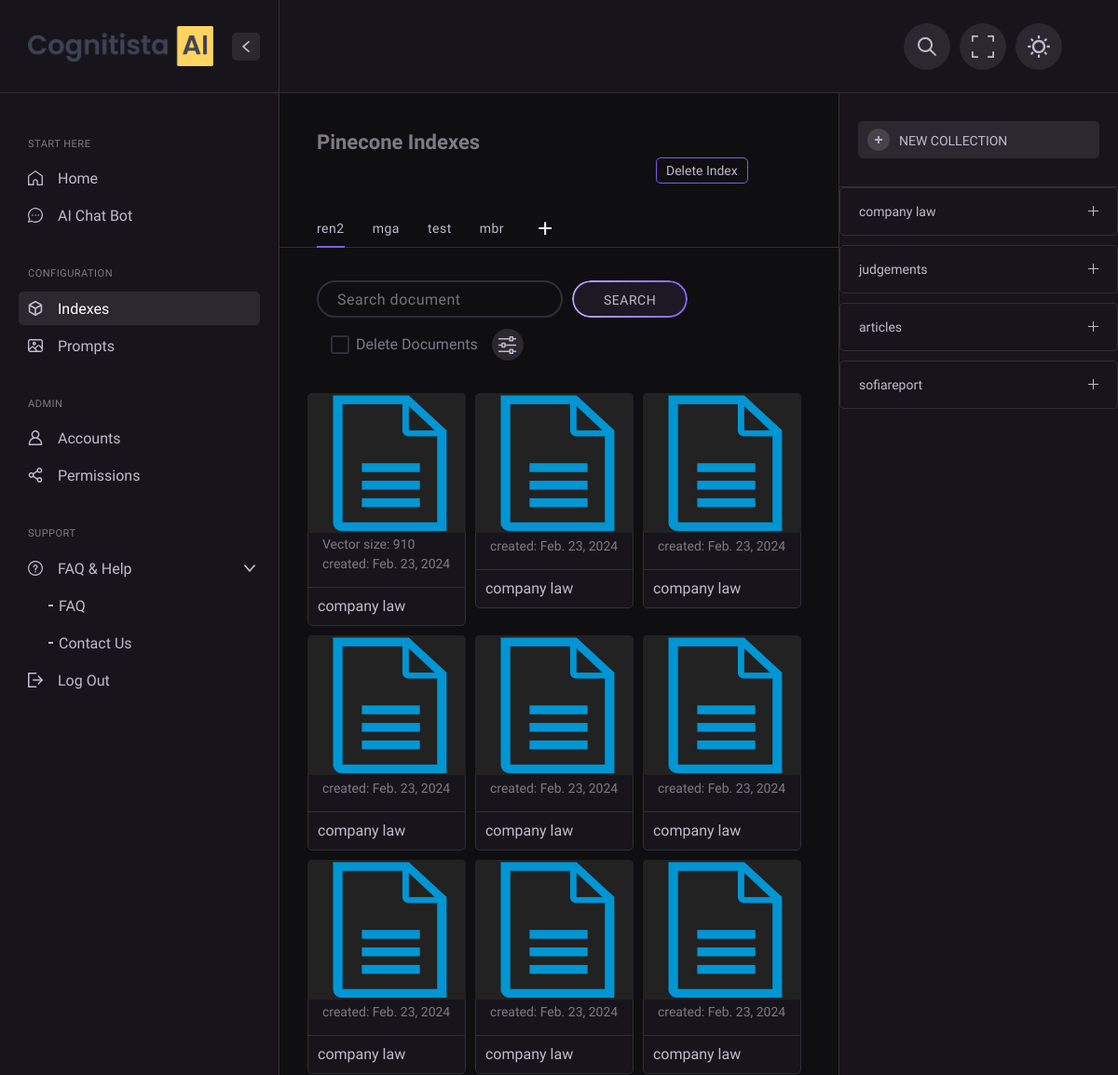
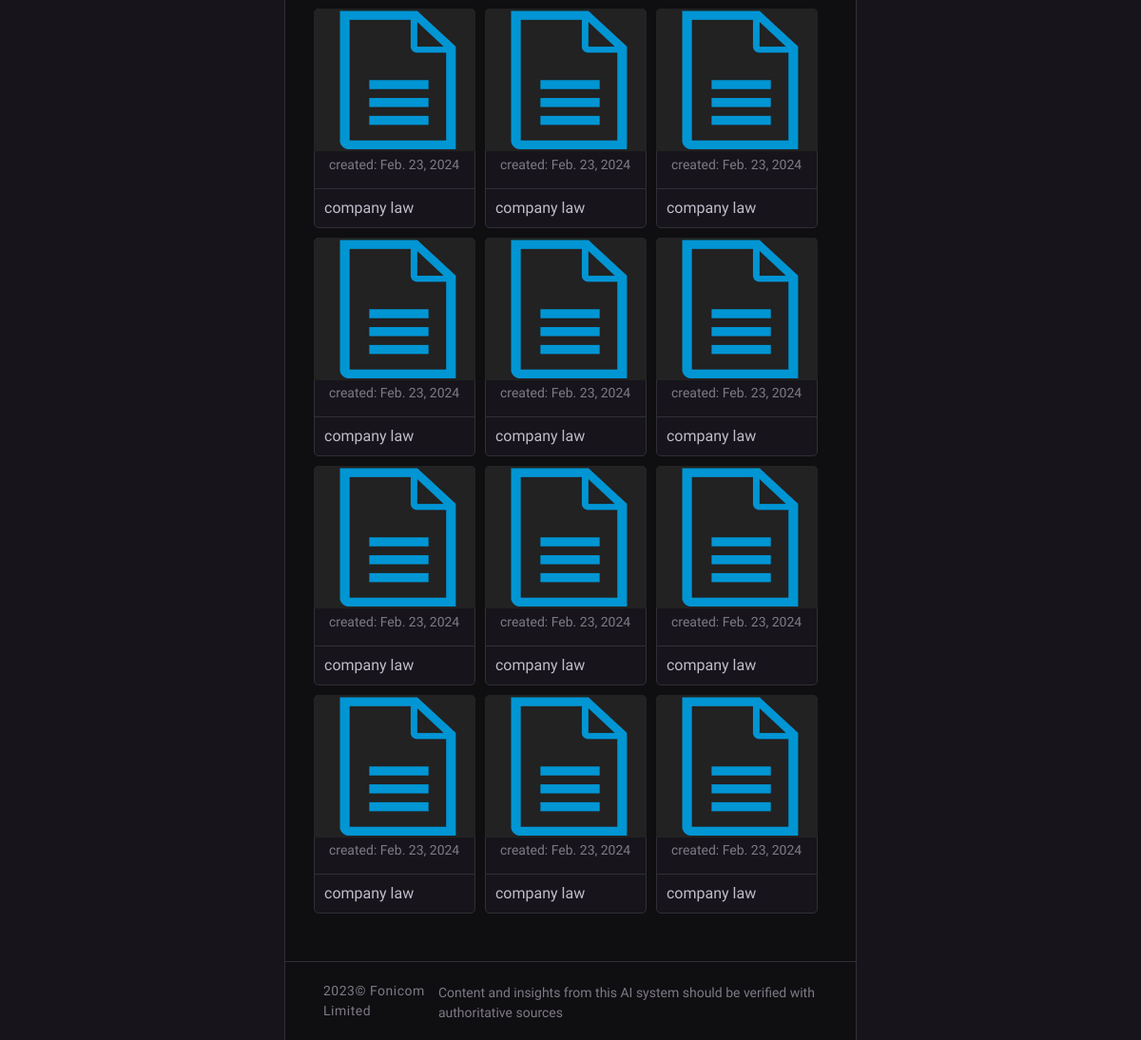
The app's page /index (signed in), older data (2 pictures, top to bottom).
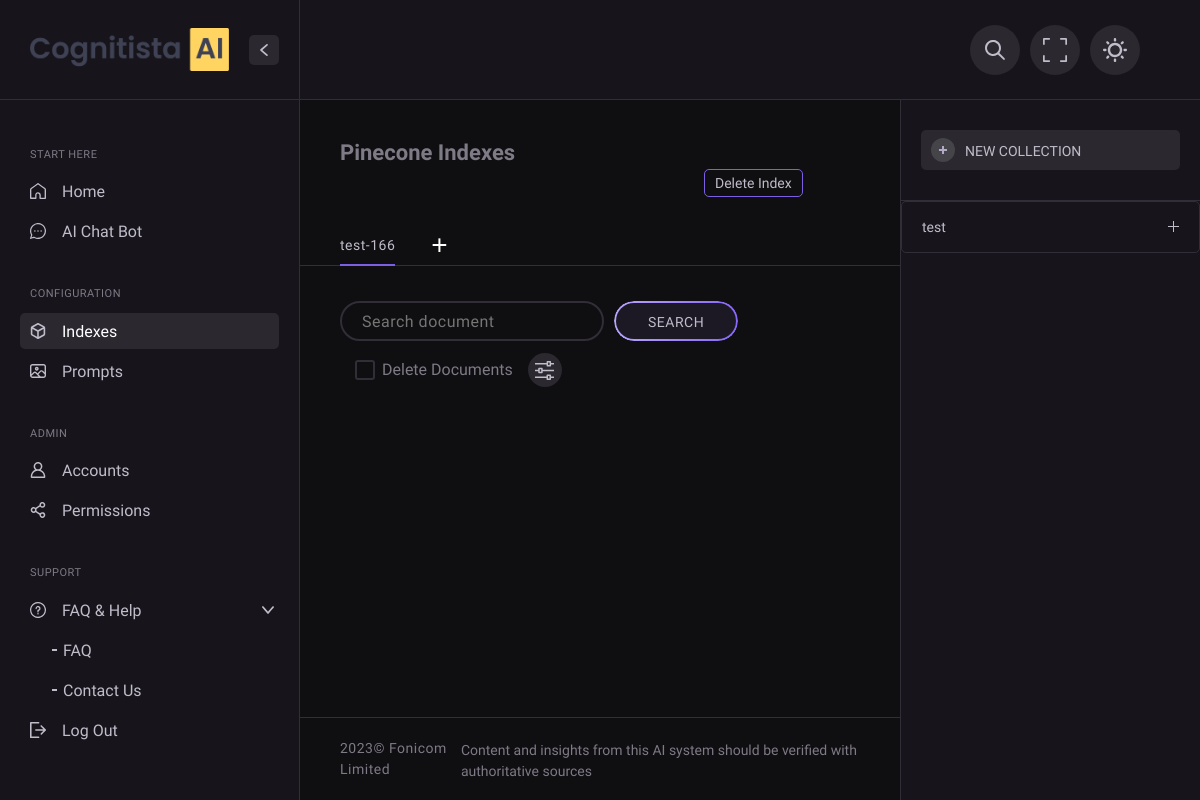
The same page, newer data.
### main/models.py (models this page shows)
class indexmodel(models.Model):
    index_name = models.CharField(max_length=50)
    model = models.CharField(max_length=30)
    created_at = models.DateTimeField(auto_now_add=True)

class filemodel(models.Model):
    file = models.FileField(upload_to='uploads/')
    index_name = models.CharField(max_length=50)
    collection_name = models.CharField(max_length=50)
    file_name = models.CharField(max_length=50)
    size = models.IntegerField(default=0)
    created_at = models.DateField(auto_now_add=True)
    uploaded_name = models.CharField(max_length=50)
    class Meta:
        indexes = [
            models.Index(fields=['index_name']),
        ]

class collection(models.Model):
    index_name = models.CharField(max_length=50)
    collection_name = models.CharField(max_length=50)
    chunk_size = models.IntegerField(default=1000)
    overlap = models.IntegerField(default=200)
    created_at = models.DateField(auto_now_add=True)
    updated_at = models.DateField(auto_now=True)

### main/views.py (the view)
# urls.py: path('index', views.index, name="index"),
@login_required(login_url="/accounts/signin/")
def index(request):
    email = request.user.email
    index_list = []
    indexes = indexmodel.objects.all()
    for index in indexes:
        index_list.append(index.index_name)
    try:
        selected_index = index_list[0]
    except:
        selected_index = ""
    collections = []
    documents = []
    collection_list = collection.objects.filter(index_name = selected_index)
    document_list = filemodel.objects.filter(index_name = selected_index)
    for col in collection_list:
        collections.append({'id': col.id, 'name': col.collection_name})
    print("Length of Documents =>", len(document_list))
    for order, doc in enumerate(document_list):
        if order <= 20:
            filename = doc.file_name[:-4]
            if len(filename) > 24:
                filename = filename[:24] + "..."
            documents.append({'id': doc.id, 'index':index, 'collection': doc.collection_name, 'name': filename, 'created_at': doc.created_at, 'size': doc.size})
        else:
            break
    eindex_list = index_list[1:]
    data = {'collections': collections, 'documents': documents, "index_list": eindex_list, "selected_index": selected_index, 'aindex_list': index_list, 'is_admin': check_admin(email)}
    return render(request, 'index_config.html', data)

### main/views.py (called while the page is built)
def check_admin(email):
    status = False
    if User.objects.get(email=email).is_staff:
        status = True
    return status

### main/templates/index_config.html (shortened to what this page needs)
{% load static %}
<!DOCTYPE html>
<html lang="en">
<head>
	<link type="text/css" rel="stylesheet" href="{% static 'css/plugins.css' %}" />
	<link type="text/css" rel="stylesheet" href="{% static 'css/style.css' %}" />
	<link rel="stylesheet" href="https://cdnjs.cloudflare.com/ajax/libs/font-awesome/4.7.0/css/font-awesome.min.css">
</head>
<body>
	<div class="techwave_fn_wrapper fn__has_sidebar">
		<div class="techwave_fn_wrap">
			<header class="techwave_fn_header">
				<div class="header__right">
					<div class="fn__nav_bar">
						<div class="bar__item bar__item_search">
							<a href="#" class="item_opener">
							</a>
						</div>
						<div class="bar__item bar__item_fullscreen">
							<a href="#" class="item_opener">
							</a>
						</div>
						<div class="bar__item bar__item_skin">
							<a href="#" class="item_opener">
							</a>
						</div>
					</div>
				</div>
			</header>
			<div class="techwave_fn_leftpanel">
				<div class="leftpanel_logo">
					<a href="{% url 'home' %}" class="fn_logo">
						<span class="full_logo">
							<img src="{% static 'img/logo-desktop-full.png' %}" alt="" class="desktop_logo">
						</span>
					</a>
					<a href="#" class="fn__closer fn__icon_button desktop_closer">
					</a>
				</div>
				<div class="leftpanel_content">
					<div class="nav_group">
						<h2 class="group__title">Start Here</h2>
						<ul class="group__list">
							<li>
								<a href="{% url 'home' %}" class="fn__tooltip menu__item" data-position="right"
									title="Home">
									<span class="icon"><img src="{% static 'svg/home.svg' %}" alt=""
											class="fn__svg"></span>
									<span class="text">Home</span>
								</a>
							</li>
							<li>
								<a href="{% url 'chatbot' %}" class="fn__tooltip menu__item" data-position="right"
									title="AI Chat Bot">
									<span class="icon"><img src="{% static 'svg/chat.svg' %}" alt=""
											class="fn__svg"></span>
									<span class="text">AI Chat Bot</span>
								</a>
							</li>
						</ul>
					</div>
					<div class="nav_group">
						<h2 class="group__title">Configuration</h2>
						<ul class="group__list">
							<li>
								<a href="{% url 'index' %}" class="fn__tooltip active menu__item" data-position="right"
									title="Index Configuration">
									<span class="icon"><img src="{% static 'svg/cube.svg' %}" alt=""
											class="fn__svg"></span>
									<span class="text">Indexes</span>
								</a>
							</li>
							<li>
								<a href="{% url 'prompt' %}" class="fn__tooltip menu__item" data-position="right"
									title="Prompt Configuration">
									<span class="icon"><img src="{% static 'svg/image.svg' %}" alt=""
											class="fn__svg"></span>
									<span class="text">Prompts</span>
								</a>
							</li>
						</ul>
					</div>
					<div class="nav_group">
						<h2 class="group__title">Admin</h2>
						<ul class="group__list">
							<li>
								<a href="{% url 'accounts' %}" class="fn__tooltip menu__item" data-position="right"
									title="Accounts">
									<span class="icon"><img src="{% static 'svg/person.svg' %}" alt=""
											class="fn__svg"></span>
									<span class="text">Accounts</span>
								</a>
							</li>
							<li>
								<a href="{% url 'permission' %}" class="fn__tooltip menu__item" data-position="right"
									title="Accounts">
									<span class="icon"><img src="{% static 'svg/share.svg' %}" alt=""
											class="fn__svg"></span>
									<span class="text">Permissions</span>
								</a>
							</li>
						</ul>
					</div>
					<div class="nav_group">
						<h2 class="group__title">Support</h2>
						<ul class="group__list">
							<li class="menu-item-has-children">
								<a href="video-generation.html" class="fn__tooltip menu__item" title="FAQ &amp; Help"
									data-position="right">
									<span class="icon"><img src="{% static 'svg/question.svg' %}" alt=""
											class="fn__svg"></span>
									<span class="text">FAQ &amp; Help</span>
									<span class="trigger"><img src="{% static 'svg/arrow.svg' %}" alt=""
											class="fn__svg"></span>
								</a>
								<ul class="sub-menu">
									<li>
										<a href="{% url 'faq' %}"><span class="text">FAQ</span></a>
									</li>
									<li>
										<a href="https://www.fonicom.com/contact_us/" target="_blank"><span
												class="text">Contact Us</span></a>
									</li>
								</ul>
							</li>
							<li>
								<a href="{% url 'signout' %}" class="fn__tooltip menu__item" data-position="right"
									title="Log Out">
									<span class="icon"><img src="{% static 'svg/logout.svg' %}" alt=""
											class="fn__svg"></span>
									<span class="text">Log Out</span>
								</a>
							</li>
						</ul>
					</div>
				</div>
			</div>
			<div class="techwave_fn_content">
				<div class="techwave_fn_image_generation_page">
					<div class="generation__page">
						<div class="techwave_fn_page">
							<div class="techwave_fn_models_page">
								<div class="fn__title_holder">
									<div class="container">
										<span class="title">Pinecone Indexes</span>
										<span class="fn__delete_index"><button class="fn__delete_but">Delete
												Index</button></span>
									</div>
								</div>
								<div class="techwave_fn_models">
									<div class="fn__tabs">
										<div class="container">
											<div class="tab_in">
												<a name="{{selected_index}}" class="active"
													id="index_tab">{{selected_index}}</a>
												{% for index in index_list %}
												<a name="{{index}}" id="index_tab">{{index}}</a>
												{% endfor %}
												<button class="techwave_create_index_but">&plus;</button>
											</div>
										</div>
									</div>
									<div class="container">
										<div class="models__filter">
											<div class="filter__left">
												<div class="filter__search">
													<input type="text" placeholder="Search document">
													<a href="#" class="techwave_fn_button"><span>Search</span></a>
												</div>
											</div>
											<div class="filter__right">
												<div class="filter__select" style="margin: 7px 10px 0px 15px;">
													<label class="fn__checkbox">
														<input type="checkbox">Delete Documents
														<span class="checkmark"></span>
													</label>
													<a href="#" class="indexSidebar-trigger">
													</a>
												</div>
											</div>
										</div>
									</div>
									<div class="container">
										<div class="models__content">
											<div class="models__results">
												<div class="fn__tabs_content">
													<div id="tab1" class="tab__item active">
														<ul class="fn__model_items">
															{% for document in documents %}
															<li class="fn__model_item">
																<div class="item" id="{{ document.id }}">
																	<div class="img">
																		<img src="{% static 'img/models/1.jpg' %}"
																			alt="">
																	</div>
																	<div class="item__info">
																		<h3 class="title">{{ document.name }}</h3>
																		<p class="desc">
																			Vector size: {{ document.size }} <br>
																			created: {{ document.created_at }} <br>
																		</p>
																	</div>
																	<div class="item__collection">
																		{{ document.collection }}
																	</div>
																</div>
															</li>
															{% endfor %}
														</ul>
													</div>
												</div>
											</div>
										</div>
									</div>
								</div>
							</div>
						</div>
					</div>
					<div class="generation__sidebar" style="overflow: auto;">
						<div class="sidebar_model">
							<a href="#" id="addCollectionBtn" class="fn__new_chat_link">
								<span class="icon"></span>
								<span class="text">New Collection</span>
							</a>
						</div>
						<div class="sidebar_content">
							<div class="chat__group">
								<div class="techwave_fn_accordion small collection__list" data-type="accordion">
									{% for collection in collections %}
									<div class="acc__item" id="{{collection.id}}">
										<div class="acc__header">
											<h6 class="acc__title">{{collection.name}}</h6>
										</div>
									</div>
									{% endfor %}
								</div>
							</div>
						</div>
					</div>
				</div>
				<footer class="techwave_fn_footer">
					<div class="techwave_fn_footer_content">
						<div class="copyright">
							<p>2023© Fonicom Limited</p>
						</div>
						<div class="menu_items">
							Content and insights from this AI system should be verified with authoritative
							sources
						</div>
					</div>
				</footer>
			</div>
		</div>
	</div>
</body>
</html>

### main/static/css/plugins.css (style rules this page uses)
a,abbr,acronym,address,applet,b,big,blockquote,body,caption,center,cite,code,dd,del,dfn,div,dl,dt,em,fieldset,font,form,h1,h2,h3,h4,h5,h6,html,i,iframe,ins,kbd,label,legend,li,object,ol,p,pre,q,s,samp,small,span,strike,strong,sub,sup,table,tbody,td,tfoot,th,thead,tr,tt,u,ul,var { background:0 0; border:0; margin:0; padding:0; vertical-align:baseline; outline:0 }
article,aside,details,figcaption,figure,footer,header,hgroup,nav,section { display:block }
ol,ul { margin:30px }
ol li,ul li { margin-bottom:5px }
img { vertical-align:middle; max-width:100% }
a,i { -webkit-transition:all .3s ease; -moz-transition:all .3s ease; -ms-transition:all .3s ease; -o-transition:all .3s ease; transition:all .3s ease; border:none }
h1,h2,h3,h4,h5,h6 { font-weight:400; margin-bottom:20px }
h2 { font-size:36px }
h6 { font-size:16px }
.uneditable-input,input[type=color],input[type=date],input[type=datetime-local],input[type=datetime],input[type=email],input[type=month],input[type=number],input[type=password],input[type=search],input[type=tel],input[type=text],input[type=time],input[type=url],input[type=week] { font-size:16px; min-width:220px; color: var(--techwave-heading-color); letter-spacing:.5px; -webkit-box-sizing:border-box; -moz-box-sizing:border-box; -ms-box-sizing:border-box; box-sizing:border-box; font-family: var(--techwave-heading-font-family); line-height:1.6; padding: 10px 20px; height: 40px; vertical-align:middle; border: 2px solid var(--techwave-border-color); -webkit-transition:all .3s ease; -moz-transition:all .3s ease; -ms-transition:all .3s ease; -o-transition:all .3s ease; transition:all .3s ease; background-color: transparent; border-radius: 20px; outline: none; }

Row changes from the older to the newer data that the page shows:
removed indexmodel: index_name "ren2"
removed indexmodel: index_list "mga"
removed indexmodel: index_list "test"
removed indexmodel: index_list "mbr", size "910", created_at "Feb. 23, 2024", collection "company law"
removed collection: name "company law"
removed collection: name "judgements"
removed collection: name "articles"
removed collection: name "sofiareport"
added indexmodel: index_name "test-166"
added collection: name "test"
